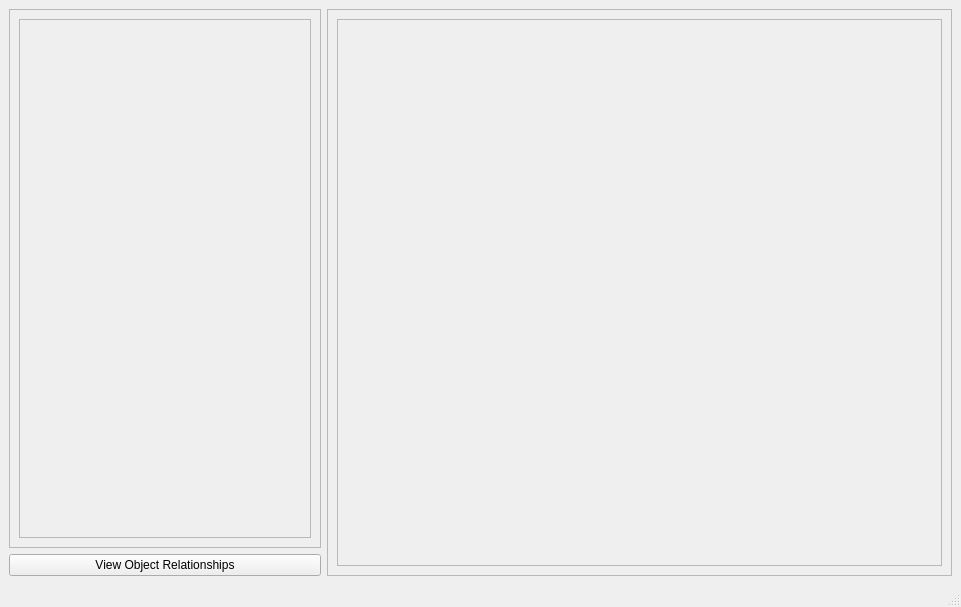
<?xml version="1.0" encoding="UTF-8"?>
<ui version="4.0">
 <class>MainWindow</class>
 <widget class="QMainWindow" name="MainWindow">
  <property name="geometry">
   <rect>
    <x>0</x>
    <y>0</y>
    <width>961</width>
    <height>607</height>
   </rect>
  </property>
  <property name="sizePolicy">
   <sizepolicy hsizetype="Preferred" vsizetype="Preferred">
    <horstretch>0</horstretch>
    <verstretch>0</verstretch>
   </sizepolicy>
  </property>
  <property name="windowTitle">
   <string>MainWindow</string>
  </property>
  <widget class="QWidget" name="centralwidget">
   <layout class="QGridLayout" name="gridLayout">
    <item row="0" column="0">
     <widget class="QFrame" name="leftFrame">
      <property name="sizePolicy">
       <sizepolicy hsizetype="Preferred" vsizetype="Preferred">
        <horstretch>0</horstretch>
        <verstretch>0</verstretch>
       </sizepolicy>
      </property>
      <property name="frameShape">
       <enum>QFrame::StyledPanel</enum>
      </property>
      <property name="frameShadow">
       <enum>QFrame::Raised</enum>
      </property>
      <layout class="QGridLayout" name="gridLayout_3">
       <item row="0" column="0">
        <widget class="QScrollArea" name="scrollArea">
         <property name="sizePolicy">
          <sizepolicy hsizetype="Preferred" vsizetype="Preferred">
           <horstretch>0</horstretch>
           <verstretch>0</verstretch>
          </sizepolicy>
         </property>
         <property name="widgetResizable">
          <bool>true</bool>
         </property>
         <widget class="QWidget" name="scrollAreaWidgetContents">
          <property name="geometry">
           <rect>
            <x>0</x>
            <y>0</y>
            <width>290</width>
            <height>492</height>
           </rect>
          </property>
         </widget>
        </widget>
       </item>
      </layout>
     </widget>
    </item>
    <item row="1" column="0">
     <widget class="QPushButton" name="pushButton">
      <property name="text">
       <string>View Object Relationships</string>
      </property>
     </widget>
    </item>
    <item row="0" column="1" rowspan="2" colspan="2">
     <widget class="QFrame" name="rightFrame">
      <property name="frameShape">
       <enum>QFrame::StyledPanel</enum>
      </property>
      <property name="frameShadow">
       <enum>QFrame::Raised</enum>
      </property>
      <layout class="QGridLayout" name="gridLayout_4">
       <item row="0" column="0">
        <widget class="QFrame" name="frame">
         <property name="frameShape">
          <enum>QFrame::StyledPanel</enum>
         </property>
         <property name="frameShadow">
          <enum>QFrame::Raised</enum>
         </property>
        </widget>
       </item>
      </layout>
     </widget>
    </item>
   </layout>
  </widget>
  <widget class="QMenuBar" name="menubar">
   <property name="geometry">
    <rect>
     <x>0</x>
     <y>0</y>
     <width>961</width>
     <height>22</height>
    </rect>
   </property>
  </widget>
  <widget class="QStatusBar" name="statusbar"/>
 </widget>
 <resources/>
 <connections/>
</ui>
